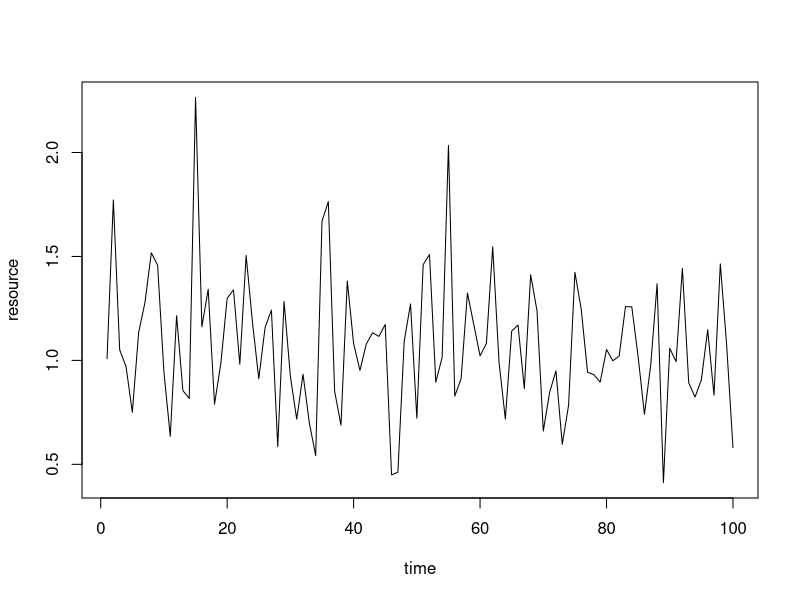
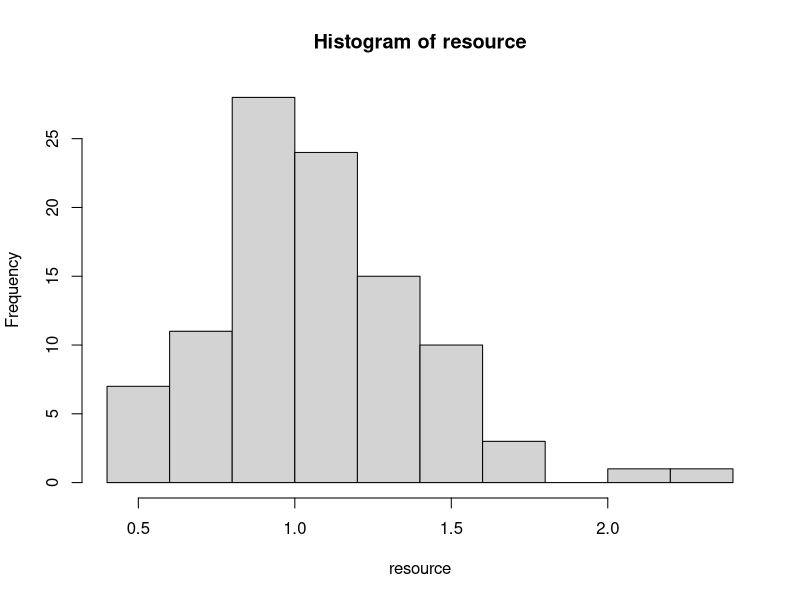
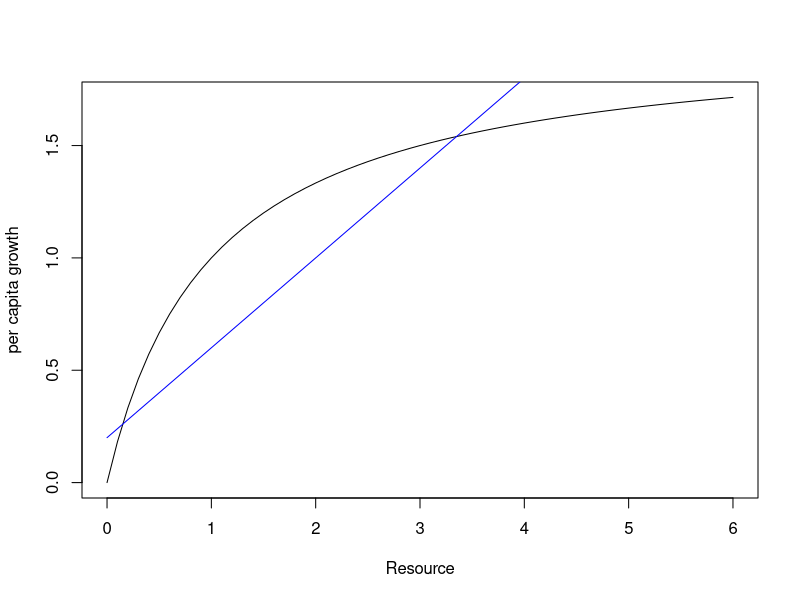
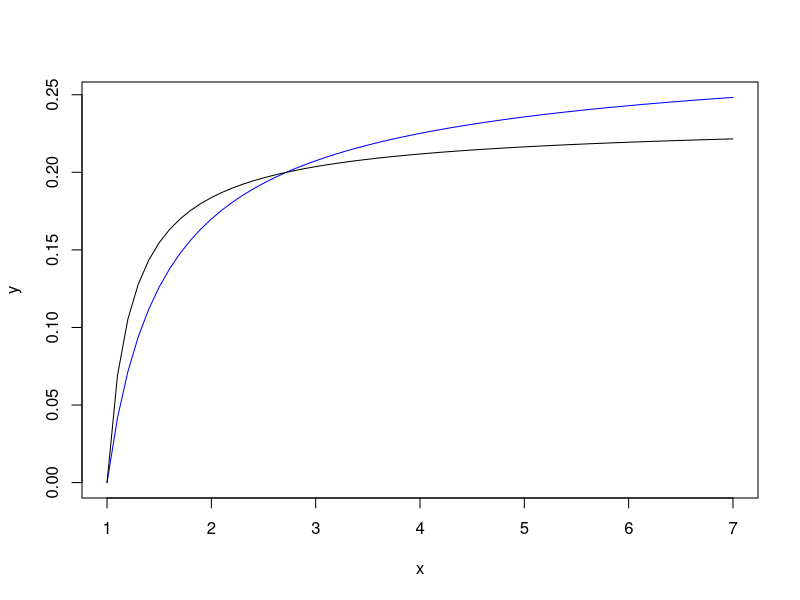

Generate these figures, in order, with R: (Note: this script raises an error after producing the figures.)
#It should be noted that Chesson (2000) seems to think that too much 
#has been made of carrying capacities

#When two species have different responses to the envrionment

time<-seq(1,100,by=1)
#resource<-rlnorm(meanlog=1, sdlog=.5, n=100)
resource<-rlnorm(meanlog=.005, sdlog=.3, n=100)
plot(resource~time, type="l")
hist(resource)

Resource<-seq(0,6,by=.1)
Sp1a<-2 #(.5 to 2)
Sp1b<-.5
Sp1Gr<-(Sp1a*Resource)/(1+Sp1a*Sp1b*Resource)

Sp2a<-.2
Sp2b<-.4
Sp2Gr<-Sp2a+Sp2b*Resource

plot(Sp1Gr~Resource, type="l", ylab="per capita growth")
points(Sp2Gr~Resource, col="blue", type="l")

Sp1N<-1
Sp2N<-1
#Sp1R<-input$Sp1R
#Sp2R<-input$Sp2R

Sp1R<-.05
Sp2R<-.05

x<-seq(1,7, by=.1)

a<-2
a2<-1
b<-3
b2<-4
c<-0
c2<-0

y<-c+log(x)/(a+b*log(x))
y1<-c2+log(x)/(a2+b2*log(x))
plot(y~x, type="l", col="blue")
points(y1~x, type="l")


res1<-(Sp1a*resource[i])/(1+Sp1a*Sp1b*resource[i]) #resource response 1
res2<-Sp1b+Sp1b*resource[i]/Sp1a

for (i in 1:99){
  
  Sp1N[i+1]<-Sp1N[i]+Sp1N[i]*Sp1R*((Sp1a*resource[i])/(1+Sp1a*Sp1b*resource[i]))
                 Sp2N[i+1]<-Sp2N[i]+Sp2N[i]*Sp2R*(Sp1b+Sp1b*resource[i]/Sp1a)}

plot(Sp1N~time, ylim=c(0,100))
points(Sp2N~time, pch=3)

#insert K's and an indicator of coexistence in bth LV and this module.